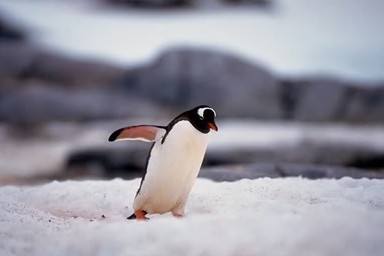
#> input picture Au_ani_00032.jpg, 384 x 256 px
$ python ImgToASCII.py
#> lines starting #> are read from the running program, lines starting #| are printed output that depends on the picture
from PIL import Image
def asciiConvert(image, type, saveas, scale):
#> called with image = 'Au_ani_00032.jpg', type = 'jpg', saveas = 'ASCII.txt', scale = '3'
    scale = int(scale)

    img = Image.open(image)
#> img is the input picture: PIL image 384x256 RGB; mean R, G, B 149.9, 148.4, 158.9
    width, height = img.size
#> width = 384; height = 256

    img.resize((width//scale, height//scale)).save("resized.%s" % type)
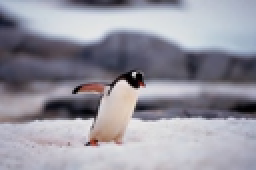
#> saved as resized.jpg: PIL image 128x85 RGB (shown 2 times larger); mean R, G, B 149.9, 148.4, 158.9

    img = Image.open("resized.%s" % type)
#> img: PIL image 128x85 RGB
    width, height = img.size
#> width = 128; height = 85

    grid = []
    for i in range(height):
        grid.append(["X"] * width)

    pix = img.load()

    for y in range(height):
        for x in range(width):
            if(sum(pix[x, y]) == 0):
                grid[y][x] = "#"
            elif(sum(pix[x, y]) in range(1, 100)):
                grid[y][x] = "X"
            elif(sum(pix[x, y]) in range(100, 200)):
                grid[y][x] = "%"
            elif(sum(pix[x, y]) in range(200, 300)):
                grid[y][x] = "&"
            elif(sum(pix[x, y]) in range(300, 400)):
                grid[y][x] = "*"
            elif(sum(pix[x, y]) in range(400, 500)):
                grid[y][x] = "+"
            elif(sum(pix[x, y]) in range(500, 600)):
                grid[y][x] = "/"
            elif(sum(pix[x, y]) in range(600, 700)):
                grid[y][x] = "("
            elif(sum(pix[x, y]) in range(700, 750)):
                grid[y][x] = "'"
            else:
                grid[y][x] = ""

    art = open(saveas, 'w')

    for row in grid:
        art.write("".join(row) + "\n")

    art.close()

if __name__ == "__main__":
    asciiConvert("Au_ani_00032.jpg", "jpg", "ASCII.txt", "3")
